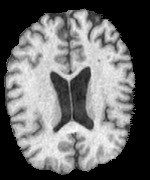
%> input picture Project/src/msrc/origbenchmarks/xother/registration-2D/MRI_r207ax_nu_sc_xy_108.pgm, 150 x 180 px
$ octave L2_BH_Luminita.m   (GNU Octave 9; MATLAB toolbox functions it lacks are replaced by stand-ins)
%> lines starting %> are read from the running program, lines starting %| are printed output that depends on the picture
clear all

%%%%%%%%%%%%%%%%%%%%%%
%%%%%%% Image registration in two dimensions using L^2 similarity measure and
%%%%%%% the H^2 regularization (biharmonic regularization)
%%%%%%%%%%%%%%%%%%%%%%


% Read in two images
R=double(imread('MRI_r207ax_nu_sc_xy_108.pgm'));
%> R: size 180x150 double; min 0, max 255, mean 106.8; mean of the top-left, top-right, bottom-left and bottom-right quarters 109.7, 96.6, 122.8, 97.8
T=double(imread('MRI_r8731ax_nu_sc_xy_108.pgm'));
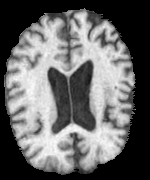
%> input picture Project/src/msrc/origbenchmarks/xother/registration-2D/MRI_r8731ax_nu_sc_xy_108.pgm, 150 x 180 px
%> T: size 180x150 double; min 0, max 255, mean 103.2; mean of the top-left, top-right, bottom-left and bottom-right quarters 108.3, 93.6, 119.7, 91.4

[M N]=size(T);
%> M = 180; N = 150

% Parameters (defined by the users)
alpha = 50000;
dt = 0.0001;
itermax = 5000;


%------------------------------------------------------------------------
%    VISUALISATION OF THE TWO MRI IMAGES TO BE MATCHED
%-------------------------------------------------------------------------
figure
imagesc(R); colormap(gray); axis equal; axis off; hold on; title('Reference R');

figure
imagesc(T); colormap(gray); axis equal; axis off; hold on; title('Template T');
%--------------------------------------------------------------------------

% compute gradient of T by central differences
Tx(2:M-1,1:N)=(T(3:M,1:N)-T(1:M-2,1:N))/2;
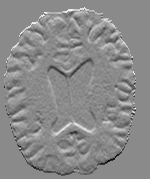
%> Tx: size 179x150 double; min -96.5, max 81, mean 0; drawn with min black and max white
Tx(1,1:N)=(T(2,1:N)-T(1,1:N));
Tx(M,1:N)=(T(M,1:N)-T(M-1,1:N));
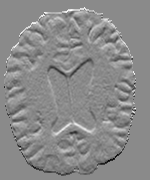
%> Tx: size 180x150 double; min -96.5, max 81, mean 0; drawn with min black and max white

Ty(1:M,2:N-1)=(T(1:M,3:N)-T(1:M,1:N-2))/2;
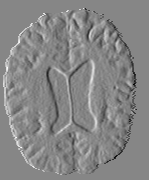
%> Ty: size 180x149 double; min -102, max 92, mean 0; drawn with min black and max white
Ty(1:M,1)=(T(1:M,2)-T(1:M,1));
Ty(1:M,N)=(T(1:M,N)-T(1:M,N-1));
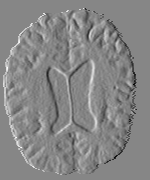
%> Ty: size 180x150 double; min -102, max 92, mean 0; drawn with min black and max white

% Rewrite coefficients
a1=1+(16*alpha*dt);
a=1/a1;
b1=alpha*dt;
b=b1/a1;


% initialize displacement
u1=zeros(M,N); u2=zeros(M,N);

% Define the identity transformation
S1=(1:M)'*ones(1,N);
S2=ones(M,1)*(1:N);

% Main part of the code (repeated for each iteration)

%> (the run ends here)
